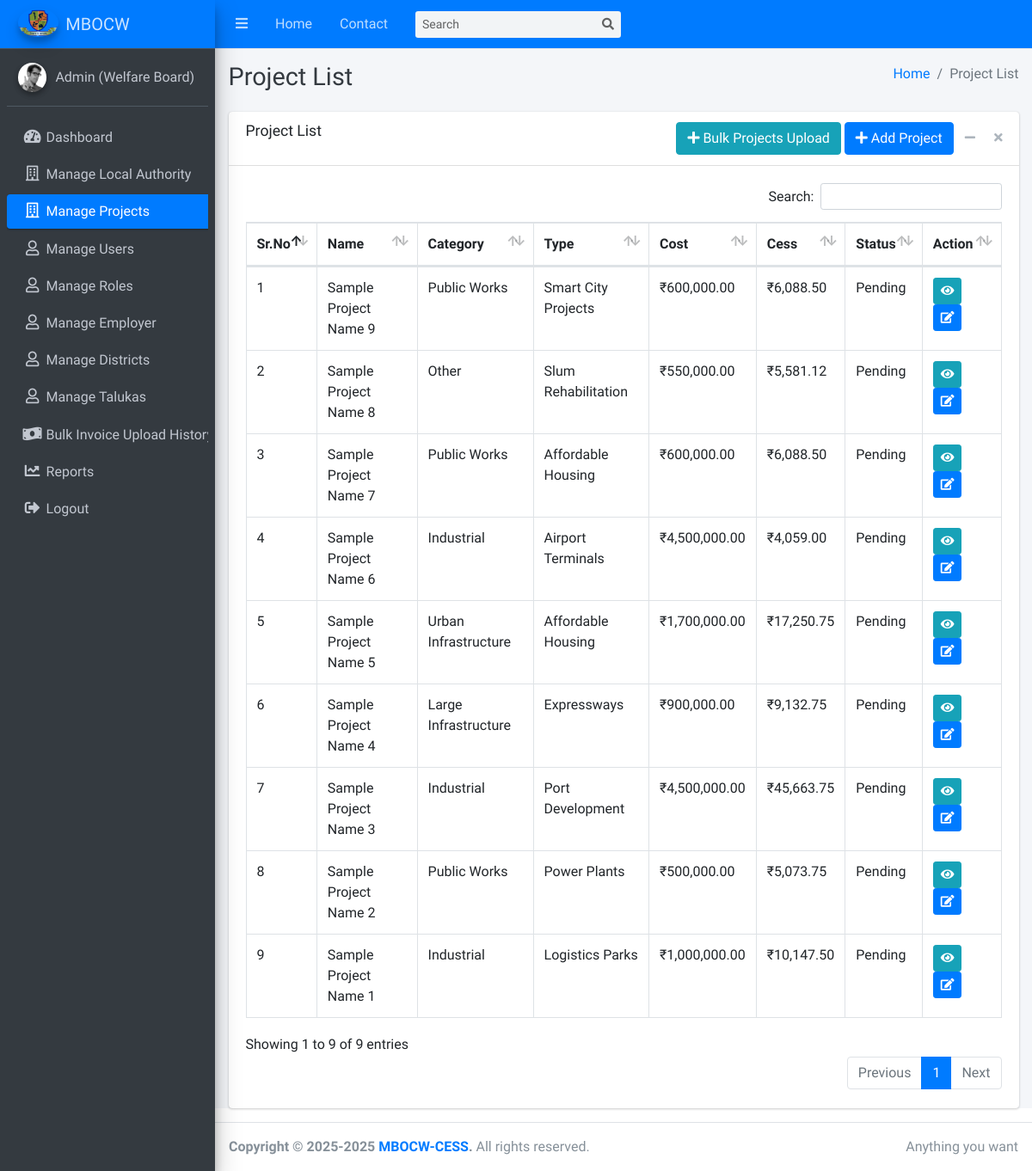
The app's page /dashboard/projects.php (signed in), older data.
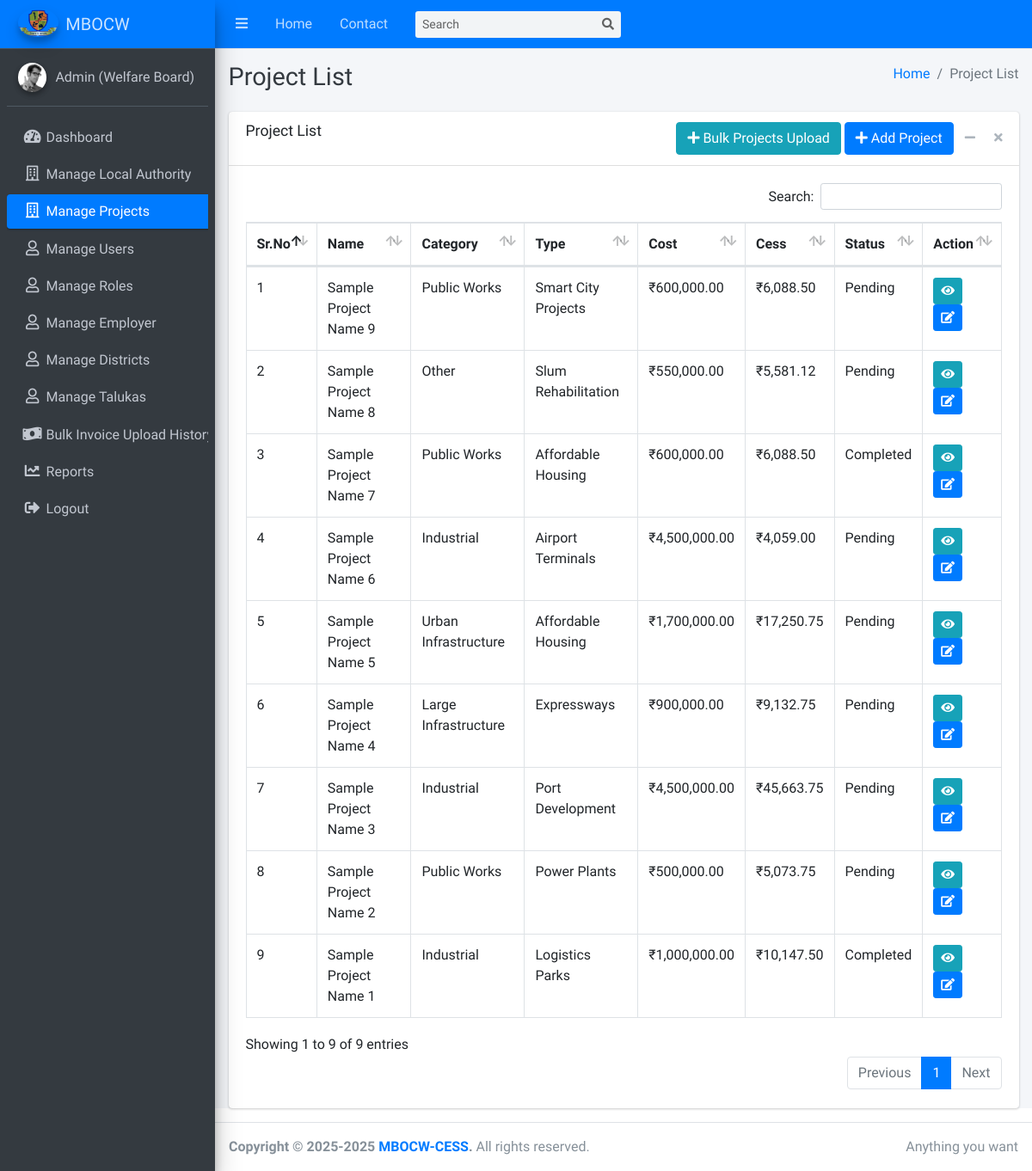
The same page, newer data.
### tables this page shows
CREATE TABLE IF NOT EXISTS `projects` (
  `id` bigint UNSIGNED NOT NULL AUTO_INCREMENT,
  `project_name` varchar(255) NOT NULL,
  `project_description` text,
  `project_category_id` bigint UNSIGNED NOT NULL,
  `project_type_id` bigint UNSIGNED NOT NULL,
  `local_authority_id` int NOT NULL,
  `construction_cost` decimal(15,2) NOT NULL,
  `project_start_date` date DEFAULT NULL,
  `project_end_date` date DEFAULT NULL,
  `cess_amount` decimal(15,2) DEFAULT NULL,
  `state_id` bigint UNSIGNED DEFAULT NULL,
  `district_id` bigint UNSIGNED DEFAULT NULL,
  `taluka_id` bigint UNSIGNED DEFAULT NULL,
  `village_id` bigint UNSIGNED DEFAULT NULL,
  `pin_code` varchar(6) DEFAULT NULL,
  `project_address` text,
  `status` enum('Pending','Approved','Rejected','Completed') DEFAULT 'Pending',
  `created_by` bigint UNSIGNED DEFAULT NULL,
  `updated_by` bigint UNSIGNED DEFAULT NULL,
  `created_at` datetime DEFAULT CURRENT_TIMESTAMP,
  `updated_at` datetime DEFAULT CURRENT_TIMESTAMP,
  PRIMARY KEY (`id`)
);

CREATE TABLE IF NOT EXISTS `project_categories` (
  `id` int UNSIGNED NOT NULL AUTO_INCREMENT,
  `name` varchar(100) NOT NULL,
  `description` text,
  `is_active` tinyint(1) DEFAULT '1',
  `created_at` timestamp NULL DEFAULT CURRENT_TIMESTAMP,
  `updated_at` timestamp NULL DEFAULT CURRENT_TIMESTAMP ON UPDATE CURRENT_TIMESTAMP,
  PRIMARY KEY (`id`)
);

CREATE TABLE IF NOT EXISTS `project_types` (
  `id` int UNSIGNED NOT NULL AUTO_INCREMENT,
  `category_id` int UNSIGNED NOT NULL,
  `name` varchar(255) NOT NULL,
  `description` text,
  `cess_trigger` text NOT NULL,
  `how_cess_is_paid` text NOT NULL,
  `is_active` tinyint(1) DEFAULT '1',
  `created_at` timestamp NULL DEFAULT CURRENT_TIMESTAMP,
  `updated_at` timestamp NULL DEFAULT CURRENT_TIMESTAMP ON UPDATE CURRENT_TIMESTAMP,
  PRIMARY KEY (`id`),
  KEY `category_id` (`category_id`)
);

### dashboard/projects.php (the view, shortened to what the changed rows need)
<?php
require_once '../config/db.php';
?>
<!DOCTYPE html>
<html lang="en">
<head>
  <link rel="stylesheet" href="../plugins/fontawesome-free/css/all.min.css">
  <link rel="stylesheet" href="../plugins/datatables-bs4/css/dataTables.bootstrap4.min.css">
  <link rel="stylesheet" href="../plugins/datatables-responsive/css/responsive.bootstrap4.min.css">
  <link rel="stylesheet" href="../dist/css/adminlte.min.css">
</head>
<body class="hold-transition sidebar-mini">
<div class="wrapper">
  <div class="content-wrapper">
    <div class="content-header">
      <div class="container-fluid">
        <div class="row mb-2">
          <div class="col-sm-6">
            <h1 class="m-0 text-dark">Project List</h1>
          </div>
        </div>
      </div>
    </div>
    <div class="content">
        <div class="container-fluid">
            <div class="card">
            <div class="card-body">
                <table id="example1" class="table table-bordered">
                    <thead>
                        <tr>
                            <th>Sr.No</th>
                            <th>Name</th>
                            <th>Category</th>
                            <th>Type</th>
                            <th>Cost</th>
                            <th>Cess</th>
                            <th>Status</th>
                            <th>Action</th>
                        </tr>
                    </thead>
                    <tbody>
                        <?php
                        $sql = "
                            SELECT
                                p.*,
                                IFNULL(SUM(pwo.work_order_effective_cess_amount), 0) AS total_cess,
                                pt.name AS project_type_name,
                                pc.name AS project_category_name
                            FROM
                                projects AS p
                            LEFT JOIN
                                project_types AS pt ON p.project_type_id = pt.id
                            LEFT JOIN
                                project_categories AS pc ON p.project_category_id = pc.id
                            LEFT JOIN
                                project_work_orders AS pwo ON p.id = pwo.project_id
                            GROUP BY
                                p.id, pt.name, pc.name
                            ORDER BY
                                p.id DESC
                        ";
                        $result = mysqli_query($conn, $sql);
                        $sr = 1;
                        if (mysqli_num_rows($result) > 0) {
                            while ($row = mysqli_fetch_assoc($result)) {
                                echo "<tr>";
                                echo "<td>{$sr}</td>";
                                echo "<td>" . htmlspecialchars($row['project_name']) . "</td>";
                                echo "<td>" . htmlspecialchars($row['project_category_name']) . "</td>";
                                echo "<td>" . htmlspecialchars($row['project_type_name']) . "</td>";
                                echo "<td>₹" . number_format($row['construction_cost'], 2) . "</td>";
                                echo "<td>₹" . number_format($row['total_cess'] ?? 0, 2) . "</td>";
                                echo "<td>" . htmlspecialchars($row['status']) . "</td>";
                                echo "<td>
                                        <a href='view-project.php?id=" . $row['id'] . "' class='btn btn-sm btn-info'><i class='fas fa-eye'></i></a>
                                        <a href='edit-project.php?id=" . $row['id'] . "' class='btn btn-sm btn-primary'><i class='fas fa-edit'></i></a>
                                    </td>";
                                echo "</tr>";
                                $sr++;
                            }
                        } else {
                            echo "<tr><td colspan='8' class='text-center'>No project found</td></tr>";
                        }
                        ?>
                    </tbody>
                </table>
            </div>
          </div>
        </div>
    </div>
  </div>
</div>
</body>
</html>

Row changes from the older to the newer data that the page shows:
changed projects "Sample Project Name 7": status "Pending" → "Completed"
changed projects "Sample Project Name 1": status "Pending" → "Completed"
